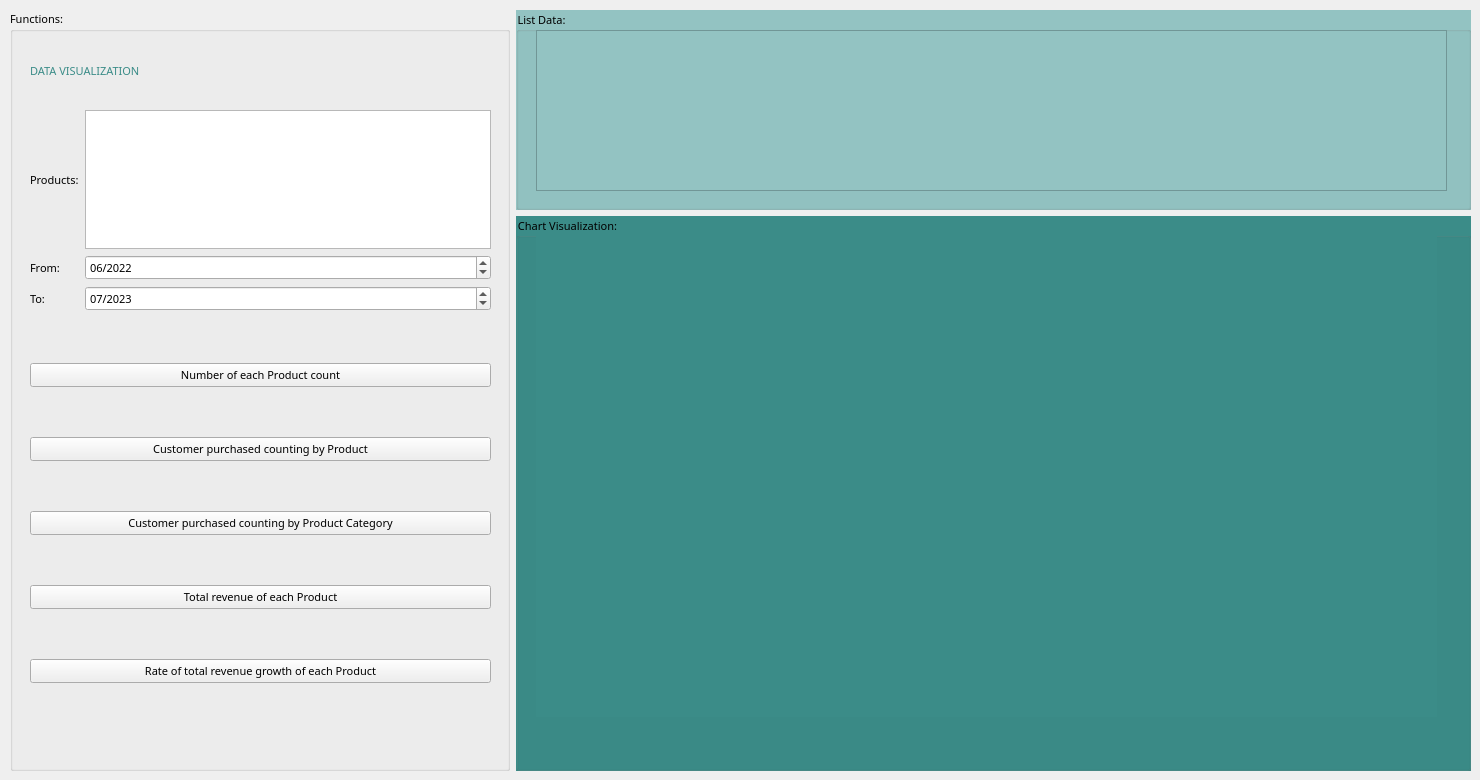
    <widget class="QWidget" name="tab">
     <attribute name="title">
      <string>Data Visualization</string>
     </attribute>
     <widget class="QWidget" name="gridLayoutWidget">
      <property name="geometry">
       <rect>
        <x>10</x>
        <y>10</y>
        <width>1461</width>
        <height>761</height>
       </rect>
      </property>
      <layout class="QGridLayout" name="gridLayout">
       <item row="1" column="1">
        <widget class="QGroupBox" name="groupBox_3">
         <property name="font">
          <font>
           <family>Bahnschrift</family>
           <pointsize>8</pointsize>
           <weight>50</weight>
           <italic>false</italic>
           <bold>false</bold>
          </font>
         </property>
         <property name="styleSheet">
          <string notr="true">background-color:rgb(59, 140, 136)</string>
         </property>
         <property name="title">
          <string>Chart Visualization:</string>
         </property>
         <widget class="QWidget" name="verticalLayoutWidget">
          <property name="geometry">
           <rect>
            <x>20</x>
            <y>20</y>
            <width>901</width>
            <height>481</height>
           </rect>
          </property>
          <layout class="QVBoxLayout" name="verticalLayoutPlot"/>
         </widget>
        </widget>
       </item>
       <item row="0" column="1">
        <widget class="QGroupBox" name="groupBox_2">
         <property name="maximumSize">
          <size>
           <width>16777215</width>
           <height>200</height>
          </size>
         </property>
         <property name="font">
          <font>
           <family>Bahnschrift</family>
           <pointsize>8</pointsize>
           <weight>50</weight>
           <italic>false</italic>
           <bold>false</bold>
          </font>
         </property>
         <property name="styleSheet">
          <string notr="true">background-color:rgb(147, 195, 194)</string>
         </property>
         <property name="title">
          <string>List Data:</string>
         </property>
         <widget class="QTableWidget" name="tableWidgetStatistic">
          <property name="geometry">
           <rect>
            <x>20</x>
            <y>20</y>
            <width>911</width>
            <height>161</height>
           </rect>
          </property>
         </widget>
        </widget>
       </item>
       <item row="0" column="0" rowspan="2">
        <widget class="QGroupBox" name="groupBox">
         <property name="maximumSize">
          <size>
           <width>500</width>
           <height>16777215</height>
          </size>
         </property>
         <property name="font">
          <font>
           <family>Bahnschrift</family>
           <pointsize>8</pointsize>
           <weight>50</weight>
           <italic>false</italic>
           <bold>false</bold>
          </font>
         </property>
         <property name="title">
          <string>Functions:</string>
         </property>
         <widget class="QWidget" name="verticalLayoutWidget_2">
          <property name="geometry">
           <rect>
            <x>20</x>
            <y>309</y>
            <width>461</width>
            <height>411</height>
           </rect>
          </property>
          <layout class="QVBoxLayout" name="verticalLayoutFunction">
           <item>
            <widget class="QPushButton" name="pushButtonChartProductPurchasedCount">
             <property name="text">
              <string>Number of each Product count</string>
             </property>
             <property name="icon">
              <iconset>
               <normaloff>../../../XPS9530/Downloads/projectRoboTraiCay (3)/projectRoboTraiCay (3)/Manager/product_cate.jpg</normaloff>../../../XPS9530/Downloads/projectRoboTraiCay (3)/projectRoboTraiCay (3)/Manager/product_cate.jpg</iconset>
             </property>
             <property name="iconSize">
              <size>
               <width>40</width>
               <height>40</height>
              </size>
             </property>
            </widget>
           </item>
           <item>
            <widget class="QPushButton" name="pushButtonChartCustomerPurchasedCount">
             <property name="text">
              <string>Customer purchased counting by Product</string>
             </property>
             <property name="icon">
              <iconset>
               <normaloff>../../../XPS9530/Downloads/projectRoboTraiCay (3)/projectRoboTraiCay (3)/Manager/product..jpg</normaloff>../../../XPS9530/Downloads/projectRoboTraiCay (3)/projectRoboTraiCay (3)/Manager/product..jpg</iconset>
             </property>
             <property name="iconSize">
              <size>
               <width>40</width>
               <height>40</height>
              </size>
             </property>
            </widget>
           </item>
           <item>
            <widget class="QPushButton" name="pushButtonChartCustomerCategoryPurchasedCount">
             <property name="text">
              <string>Customer purchased counting by Product Category</string>
             </property>
             <property name="icon">
              <iconset>
               <normaloff>../../../XPS9530/Downloads/projectRoboTraiCay (3)/projectRoboTraiCay (3)/Manager/product..jpg</normaloff>../../../XPS9530/Downloads/projectRoboTraiCay (3)/projectRoboTraiCay (3)/Manager/product..jpg</iconset>
             </property>
             <property name="iconSize">
              <size>
               <width>40</width>
               <height>40</height>
              </size>
             </property>
            </widget>
           </item>
           <item>
            <widget class="QPushButton" name="pushButtonChartTotalRevenue">
             <property name="text">
              <string>Total revenue of each Product</string>
             </property>
             <property name="icon">
              <iconset>
               <normaloff>../../../XPS9530/Downloads/projectRoboTraiCay (3)/projectRoboTraiCay (3)/Manager/re_product.jpg</normaloff>../../../XPS9530/Downloads/projectRoboTraiCay (3)/projectRoboTraiCay (3)/Manager/re_product.jpg</iconset>
             </property>
             <property name="iconSize">
              <size>
               <width>40</width>
               <height>40</height>
              </size>
             </property>
            </widget>
           </item>
           <item>
            <widget class="QPushButton" name="pushButtonChartGrowthRate">
             <property name="text">
              <string>Rate of total revenue growth of each Product</string>
             </property>
             <property name="icon">
              <iconset>
               <normaloff>../../../XPS9530/Downloads/projectRoboTraiCay (3)/projectRoboTraiCay (3)/Manager/growth rate.jpg</normaloff>../../../XPS9530/Downloads/projectRoboTraiCay (3)/projectRoboTraiCay (3)/Manager/growth rate.jpg</iconset>
             </property>
             <property name="iconSize">
              <size>
               <width>40</width>
               <height>40</height>
              </size>
             </property>
            </widget>
           </item>
          </layout>
         </widget>
         <widget class="QWidget" name="gridLayoutWidget_3">
          <property name="geometry">
           <rect>
            <x>20</x>
            <y>100</y>
            <width>461</width>
            <height>201</height>
           </rect>
          </property>
          <layout class="QGridLayout" name="gridLayout_3">
           <item row="0" column="0">
            <widget class="QLabel" name="label">
             <property name="font">
              <font>
               <family>Bahnschrift</family>
               <pointsize>8</pointsize>
               <weight>50</weight>
               <italic>false</italic>
               <bold>false</bold>
              </font>
             </property>
             <property name="text">
              <string>Products:</string>
             </property>
            </widget>
           </item>
           <item row="1" column="0">
            <widget class="QLabel" name="label_3">
             <property name="font">
              <font>
               <family>Bahnschrift</family>
               <pointsize>8</pointsize>
               <weight>50</weight>
               <italic>false</italic>
               <bold>false</bold>
              </font>
             </property>
             <property name="text">
              <string>From:</string>
             </property>
            </widget>
           </item>
           <item row="0" column="1">
            <widget class="QListWidget" name="listWidgetProductIDs"/>
           </item>
           <item row="1" column="1">
            <widget class="QDateEdit" name="dateEditFrom_Chart">
             <property name="dateTime">
              <datetime>
               <hour>0</hour>
               <minute>0</minute>
               <second>0</second>
               <year>2022</year>
               <month>6</month>
               <day>1</day>
              </datetime>
             </property>
             <property name="minimumTime">
              <time>
               <hour>0</hour>
               <minute>0</minute>
               <second>0</second>
              </time>
             </property>
             <property name="displayFormat">
              <string>MM/yyyy</string>
             </property>
            </widget>
           </item>
           <item row="2" column="1">
            <widget class="QDateEdit" name="dateEditTo_Chart">
             <property name="dateTime">
              <datetime>
               <hour>0</hour>
               <minute>0</minute>
               <second>0</second>
               <year>2023</year>
               <month>7</month>
               <day>1</day>
              </datetime>
             </property>
             <property name="displayFormat">
              <string>MM/yyyy</string>
             </property>
            </widget>
           </item>
           <item row="2" column="0">
            <widget class="QLabel" name="label_4">
             <property name="font">
              <font>
               <family>Bahnschrift</family>
               <pointsize>8</pointsize>
               <weight>50</weight>
               <italic>false</italic>
               <bold>false</bold>
              </font>
             </property>
             <property name="text">
              <string>To:</string>
             </property>
            </widget>
           </item>
          </layout>
         </widget>
         <widget class="QLabel" name="label_20">
          <property name="geometry">
           <rect>
            <x>20</x>
            <y>40</y>
            <width>291</width>
            <height>41</height>
           </rect>
          </property>
          <property name="styleSheet">
           <string notr="true">COLOR:rgb(59, 140, 136);
font: 63 18pt &quot;Bahnschrift SemiBold&quot;;</string>
          </property>
          <property name="text">
           <string>DATA VISUALIZATION</string>
          </property>
         </widget>
        </widget>
       </item>
      </layout>
     </widget>
    </widget>
